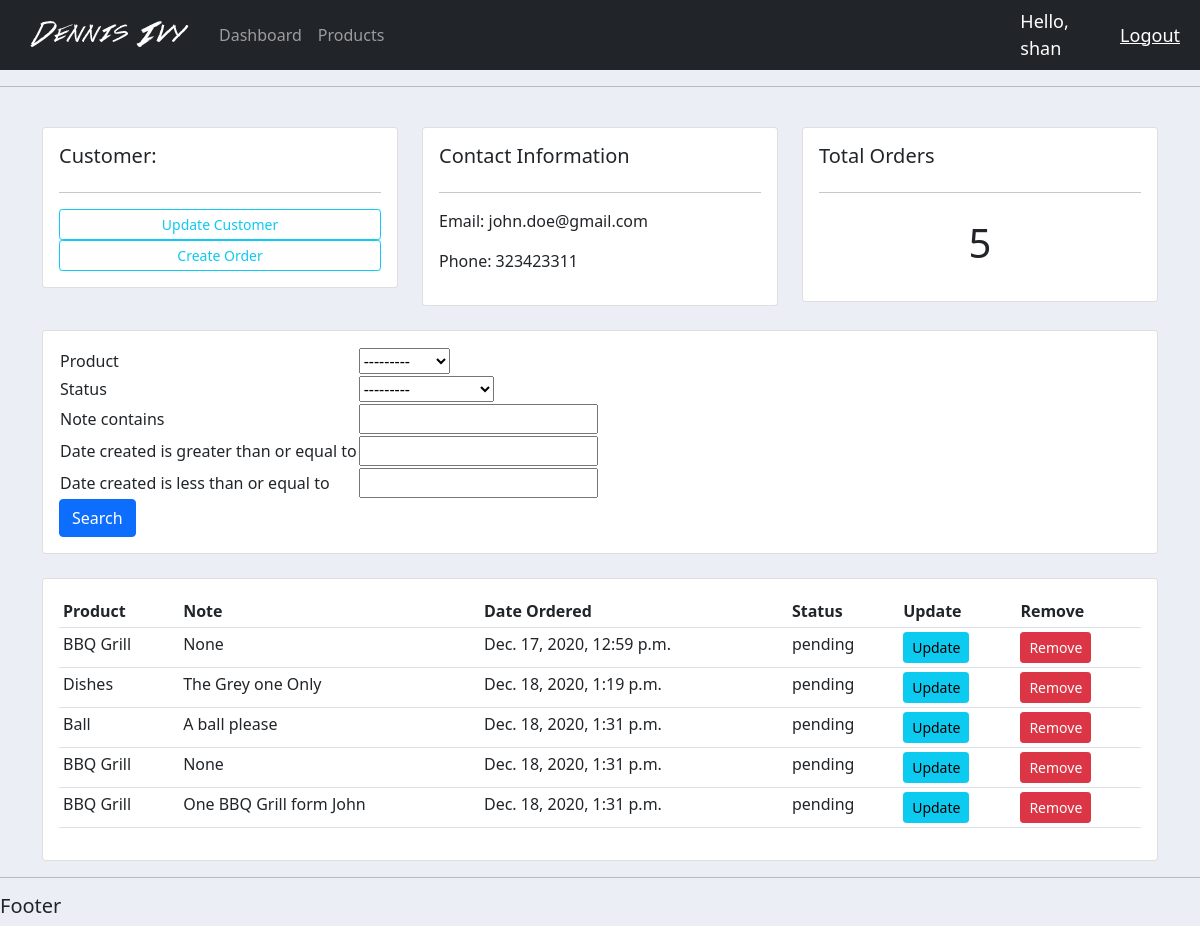
/customer/2 (signed in), run on the app's committed database.
### accounts/models.py (models this page shows, shortened)
class Customer(models.Model):
    name = models.CharField(max_length=200, null=True)
    phone = models.CharField(max_length=200, null=True)
    mail = models.EmailField(max_length=200, null=True)
    date_created = models.DateTimeField(auto_now_add=True, null=True)

class Order(models.Model):
    STATUS = (
        ('pending', 'Pending'),
        ('Out of Delivery', 'Out of Delivery'),
        ('Delivered', 'Delivered'),
    )
    customer = models.ForeignKey(Customer, null=True, on_delete=models.SET_NULL)
    product = models.ForeignKey(Product, null=True, on_delete=models.SET_NULL)
    date_created = models.DateTimeField(auto_now_add=True, null=True)
    status = models.CharField(max_length=200, null=True, choices=STATUS)
    note = models.CharField(max_length=200, null=True)

class Product(models.Model):
    CATEGORY = (
        ('indoor', 'Indoor'),
        ('outdoor', 'OutDoor'),
    )
    name = models.CharField(max_length=200)
    price = models.FloatField(null=True)
    category = models.CharField(max_length=200, null=True, choices=CATEGORY)
    description = models.CharField(max_length=200, null=True, blank=True)
    date_created = models.DateTimeField(auto_now_add=True, null=True)
    tag = models.ManyToManyField(Tag)
    def __str__(self):
        return self.name

### accounts/views.py (the view)
# urls.py: path('customer/<str:pk>', views.customer, name="customer"),
@login_required(login_url='login')
def customer(request, pk):
    oneCustomer = Customer.objects.get(id=pk)
    orders = oneCustomer.order_set.all()
    orders_count = orders.count()
    myFilter = OrderFilter(request.GET, queryset=orders)
    orders = myFilter.qs
    context = {
        'customer': oneCustomer,
        'orders': orders,
        'orders_count': orders_count,
        'myFilter': myFilter
    }
    return render(request, 'accounts/customer.html', context)

### accounts/templates/accounts/customer.html
{% extends 'accounts/base.html' %}
{% block content %}
<br>
<div class="row">
    <div class="col-md">
        <div class="card card-body">
            <h5>Customer:</h5>
            <hr>
            <a class="btn btn-outline-info  btn-sm btn-block" href="">Update Customer</a>
            <a class="btn btn-outline-info  btn-sm btn-block" href="{% url 'create_order' customer.id %}">Create Order</a>
        </div>
    </div>
    <div class="col-md">
        <div class="card card-body">
            <h5>Contact Information</h5>
            <hr>
            <p>Email: {{ customer.mail }} </p>
            <p>Phone: {{ customer.phone }}</p>
        </div>
    </div>
    <div class="col-md">
        <div class="card card-body">
            <h5>Total Orders</h5>
            <hr>
            <h1 style="text-align: center;padding: 10px">{{ orders_count }}</h1>
        </div>
    </div>
</div>
<br>
<div class="row">
    <div class="col">
        <div class="card card-body">
            <form method="get">
                    <table>
                    {% for input in myFilter.form %}
                        <tr>
                            <td>{{ input.label }}</td>
                            <td>{{input}}</td>
                        </tr>
                    {% endfor %}
                    </table>
                <button class="btn btn-primary" type="submit">Search</button>
            </form>
        </div>
    </div>
</div>
<br>
<div class="row">
    <div class="col-md">
        <div class="card card-body">
            <table class="table table-sm">
                <tr>
                    <th>Product</th>
                    <th>Note</th>
                    <th>Date Ordered</th>
                    <th>Status</th>
                    <th>Update</th>
                    <th>Remove</th>
                </tr>
                {% for order in orders %}
                <tr>
                    <td>{{ order.product.name }}</td>
                    <td>{{ order.note }}</td>
                    <td>{{ order.date_created }}</td>
                    <td>{{ order.status }}</td>
                    <td><a class="btn btn-sm btn-info" href="{% url 'update_order' order.id %}">Update</a></td>
                    <td><a class="btn btn-sm btn-danger" href="{% url 'delete_order' order.id %}">Remove</a></td>
                </tr>
                {% endfor %}
            </table>
        </div>
    </div>
</div>
{% endblock %}l

### accounts/templates/accounts/navbar.html (shortened to what this page needs)
{% load static %}
<nav class="navbar navbar-expand-lg navbar-dark bg-dark">
    <div class="container-fluid">
        <img src="{% static 'images/logo.png' %}">
        <div class="collapse navbar-collapse" id="navbarNav">
            <ul class="navbar-nav">
                <li class="nav-item">
                    <a class="nav-link" href="{% url 'dashboard' %}">Dashboard</a>
                </li>
                <li class="nav-item">
                    <a class="nav-link" href="{% url 'products' %}">Products</a>
                </li>
            </ul>
        </div>
    </div>
    <span class="hello-msg">Hello, {{ request.user }}</span>
    <span><a class="hello-msg" href="{% url 'logout' %}">Logout</a></span>
</nav>

### static/css/style.css (style rules this page uses)
body { background-color: #ebeff5; }

### accounts/templates/accounts/navbar.html (style rules this page uses)
.hello-msg { font-size: 18px; color: #fff; margin-right: 20px; }

### data on the page
Customer: mail "john.doe@gmail.com", phone "323423311"
Order: product.name "BBQ Grill", note "None", date_created "Dec. 17, 2020, 12:59 p.m.", status "pending"
Order: product.name "Dishes", note "The Grey one Only", date_created "Dec. 18, 2020, 1:19 p.m.", status "pending"
Order: product.name "Ball", note "A ball please", date_created "Dec. 18, 2020, 1:31 p.m.", status "pending"
Order: product.name "BBQ Grill", note "None", date_created "Dec. 18, 2020, 1:31 p.m.", status "pending"
Order: product.name "BBQ Grill", note "One BBQ Grill form John", date_created "Dec. 18, 2020, 1:31 p.m.", status "pending"

### other printed values
{{ request.user }} "shan"
{{ orders_count }} "5"
{{ input.label }} "Product" "Status" "Note contains" "Date created is greater than or equal to" "Date created is less than or equal to"
